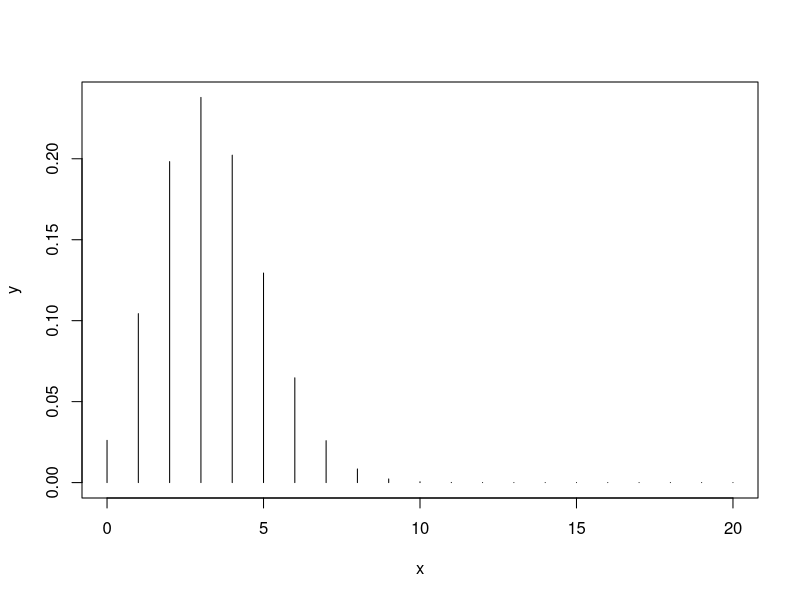
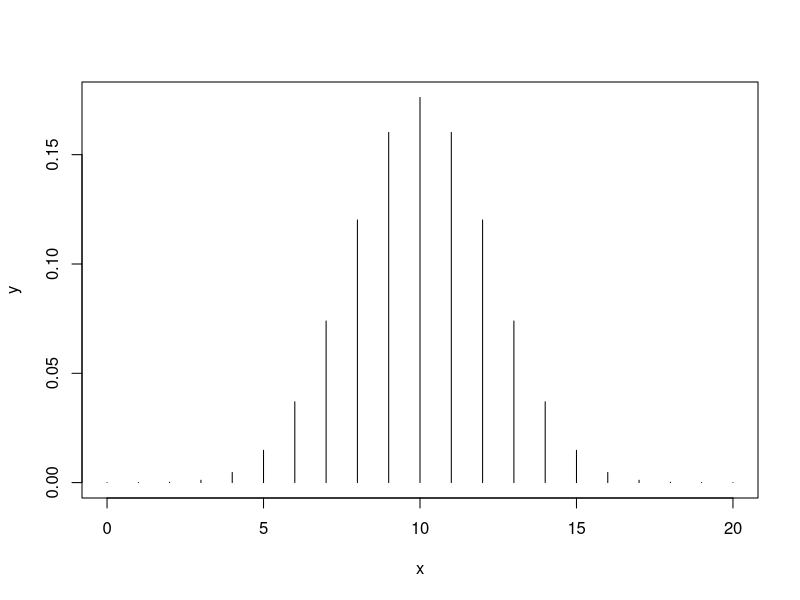
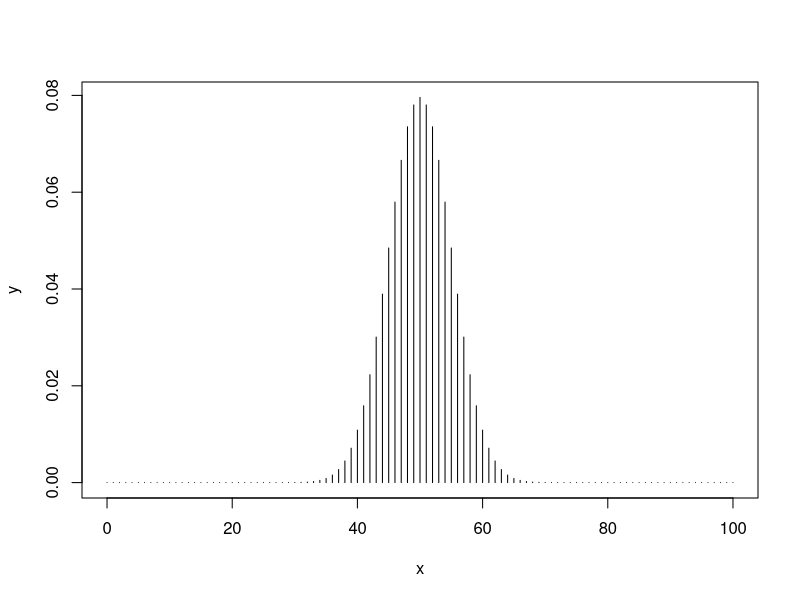

The R script that drew these images, in order:
## ---- chunk 1
knitr::opts_chunk$set(echo = TRUE)
## ---- chunk 2
dbinom(x=4, size = 20, prob = 1/6) #The values need to be in this order, and you can leave the x, size and prob out and it still work but the numbers have to be in that order 
## ---- chunk 3
x <- seq(0,20,by=1)
y <- dbinom(x,20,1/6)
plot(x,y,type = 'h')
## ---- chunk 4
x <- seq(0,20,by=1)
y <- dbinom(x,20,1/2)
plot(x,y,type = 'h')

#output looks like the normal curve
## ---- chunk 5
x <- seq(0,100,by=1)
y <- dbinom(x,100,1/2)
plot(x,y,type = 'h')
## ---- chunk 6
dbinom(x=4, size = 20, prob = 1/6)
## ---- chunk 7
dbinom(x=4, size = 20, prob = 1/6)+
  dbinom(x=3, size = 20, prob = 1/6)+
  dbinom(x=2, size = 20, prob = 1/6)+
  dbinom(x=1, size = 20, prob = 1/6)+
  dbinom(x=0, size = 20, prob = 1/6)
## ---- chunk 8
pbinom(q=4, size = 20, prob = 1/6)
#looks at a quarntile value (q=4) and then looks at the probability of being less than or equal to that value
## ---- chunk 9
qbinom(p=0.75, size = 20, prob = 1/6)
#quantile your specifying a particular probability and then your outcome is the corresponding percentile that is less than your
## ---- chunk 10
pbinom(q=4, size = 20, prob = 1/6)
pbinom(q=3, size = 20, prob = 1/6)
## ---- chunk 11
rbinom(n=100, size = 20, prob = 1/6)
#generates random outputs for size n (100)
## ---- chunk 12
pnorm(q=0, mean = 0, sd = 1)
## ---- chunk 13
pnorm(q=1, mean = 0, sd = 1) - pnorm(q=-1, mean = 0, sd = 1)
#calculated the probablity of being within 1 SD of the mean
## ---- chunk 14
pnorm(q=-1, mean = 0, sd = 1)
## ---- chunk 15
#finding the value that gives us the probability from above (.1586)
qnorm(p=0.1586, mean = 0, sd = 1)
## ---- chunk 16
x <- c(.19, .22, .17, .71)
sd(x)
